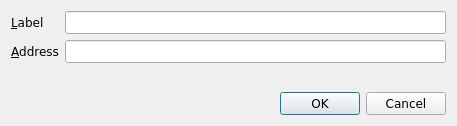
<?xml version="1.0" encoding="UTF-8"?>
<ui version="4.0">
 <class>EditAddressDialog</class>
 <widget class="QDialog" name="EditAddressDialog">
  <property name="geometry">
   <rect>
    <x>0</x>
    <y>0</y>
    <width>457</width>
    <height>126</height>
   </rect>
  </property>
  <property name="windowTitle">
   <string>Edit Address</string>
  </property>
  <layout class="QVBoxLayout" name="verticalLayout">
   <item>
    <layout class="QFormLayout" name="formLayout">
     <property name="fieldGrowthPolicy">
      <enum>QFormLayout::AllNonFixedFieldsGrow</enum>
     </property>
     <item row="0" column="0">
      <widget class="QLabel" name="label">
       <property name="font">
        <font>
         <family>Verdana</family>
        </font>
       </property>
       <property name="text">
        <string>&amp;Label</string>
       </property>
       <property name="buddy">
        <cstring>labelEdit</cstring>
       </property>
      </widget>
     </item>
     <item row="0" column="1">
      <widget class="QLineEdit" name="labelEdit">
       <property name="font">
        <font>
         <family>Verdana</family>
        </font>
       </property>
       <property name="toolTip">
        <string>The label associated with this address book entry</string>
       </property>
      </widget>
     </item>
     <item row="1" column="0">
      <widget class="QLabel" name="label_2">
       <property name="font">
        <font>
         <family>Verdana</family>
        </font>
       </property>
       <property name="text">
        <string>&amp;Address</string>
       </property>
       <property name="buddy">
        <cstring>addressEdit</cstring>
       </property>
      </widget>
     </item>
     <item row="1" column="1">
      <widget class="QLineEdit" name="addressEdit">
       <property name="font">
        <font>
         <family>Verdana</family>
        </font>
       </property>
       <property name="toolTip">
        <string>The address associated with this address book entry. This can only be modified for sending addresses.</string>
       </property>
      </widget>
     </item>
    </layout>
   </item>
   <item>
    <widget class="QDialogButtonBox" name="buttonBox">
     <property name="font">
      <font>
       <family>Verdana</family>
      </font>
     </property>
     <property name="orientation">
      <enum>Qt::Horizontal</enum>
     </property>
     <property name="standardButtons">
      <set>QDialogButtonBox::Cancel|QDialogButtonBox::Ok</set>
     </property>
    </widget>
   </item>
  </layout>
 </widget>
 <resources/>
 <connections>
  <connection>
   <sender>buttonBox</sender>
   <signal>accepted()</signal>
   <receiver>EditAddressDialog</receiver>
   <slot>accept()</slot>
   <hints>
    <hint type="sourcelabel">
     <x>248</x>
     <y>254</y>
    </hint>
    <hint type="destinationlabel">
     <x>157</x>
     <y>274</y>
    </hint>
   </hints>
  </connection>
  <connection>
   <sender>buttonBox</sender>
   <signal>rejected()</signal>
   <receiver>EditAddressDialog</receiver>
   <slot>reject()</slot>
   <hints>
    <hint type="sourcelabel">
     <x>316</x>
     <y>260</y>
    </hint>
    <hint type="destinationlabel">
     <x>286</x>
     <y>274</y>
    </hint>
   </hints>
  </connection>
 </connections>
</ui>
